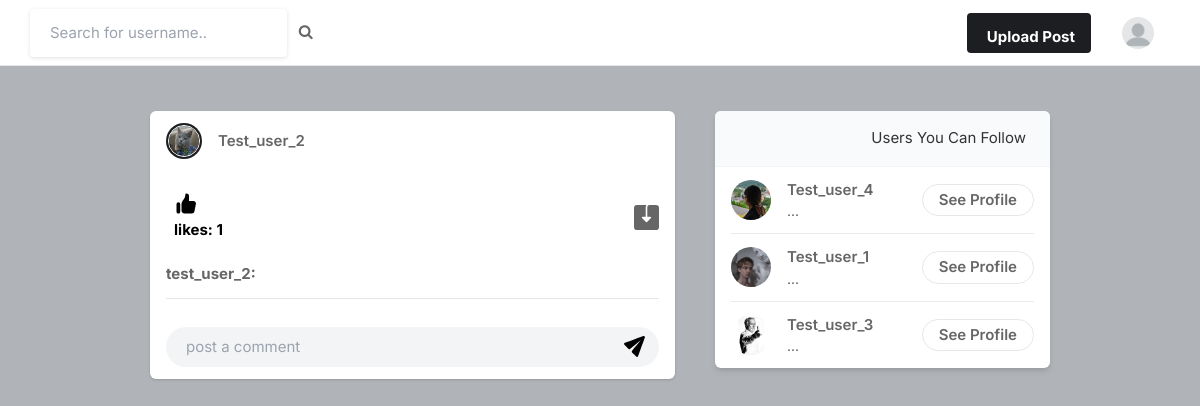
Page / (signed in) on the committed database.
### core/models.py (models this page shows, shortened)
class Profile(models.Model):
    firstname = models.CharField(max_length= 64, blank= True)
    lastname = models.CharField(max_length= 64, blank= True)
    user = models.ForeignKey(User, on_delete= models.CASCADE)
    id_user = models.IntegerField()
    bio = models.TextField(max_length= 25, blank=True)
    profileimg = models.ImageField(upload_to= 'profile_image', default='blank-profile-picture.png')
    location = models.CharField(max_length= 100, blank= True)
    def get_username(self):
        return self.user.username
    def get_short_bio(self):
        return self.bio[:10] + ' ...'
    def __str__(self):
        return self.user.username

class Post(models.Model):
    id = models.UUIDField(primary_key=True, default=uuid.uuid4())
    user = models.ForeignKey(User, on_delete=models.CASCADE)
    owner_profile = models.ForeignKey(Profile, on_delete=models.CASCADE)
    no_of_likes = models.IntegerField(default=0)
    created_at = models.DateTimeField(auto_now_add=True)
    file = models.FileField(upload_to='post')
    caption = models.TextField()

### core/views.py (the view)
# urls.py: path('', index, name='index'),
@login_required(login_url= '/signin')
def index(request):
    profile = Profile.objects.get(user=request.user)
    followings = Follower.objects.filter(follower=request.user.username)
    posts = []
    for following in followings:
        user_obj = User.objects.get(username=following.user)
        posts.append(list(Post.objects.filter(user=user_obj)))
    posts = list(chain(*posts))
    all_users = User.objects.all().exclude(username = request.user.username)
    suggestions = []
    for user in all_users:
        username = user.username
        follower_filter = Follower.objects.filter(follower= request.user.username , user= username)
        if not follower_filter.exists():
            suggested_user_profile = Profile.objects.filter(user=user).first()
            suggestions.append(suggested_user_profile)
    random.shuffle(suggestions)
    context = {
        'profile' : profile,
        'posts' : posts,
        'suggestions' : suggestions[:5]
    }
    print(f'''\n\n\n{suggestions}\n\n\n''')
    return render(request, 'index.html', context=context)

### templates/index.html (shortened to what this page needs)
{% load static %}
<!DOCTYPE html>
<html lang="en">
<head>
    <link rel="stylesheet" href="{% static 'assets/css/icons.css' %}">
    <link rel="stylesheet" href="{% static 'assets/css/uikit.css' %}">
    <link rel="stylesheet" href="{% static 'assets/css/style.css' %}">
    <link rel="stylesheet" href="{% static 'assets/css/tailwind.css' %}">
    <link rel="stylesheet" href="https://cdnjs.cloudflare.com/ajax/libs/font-awesome/4.7.0/css/font-awesome.min.css">
</head>
<body>
            <header>
                <div class="header_inner">
                    <form method="GET" action="{% url 'search' %}">
                    <div class="left-side">
                            <input type="text" name="username" placeholder="Search for username..">&nbsp; &nbsp;
                            <button type="submit"><i class="fa fa-search fa-1x"></i></button>
                    </div>
                    </form>
                    <div class="right-side lg:pr-4">
                        <a href="#"
                            class="bg-pink-500 flex font-bold hidden hover:bg-pink-600 hover:text-white inline-block items-center lg:block max-h-10 mr-4 px-4 py-2 rounded shado text-white">
                              Upload Post
                        </a>
                        <a href="{{ profile.profileimg.url }}">
                            <img src="{{ profile.profileimg.url }}" class="header-avatar" alt="">
                        </a>
                    </div>
                </div>
            </header>
            <div class="container m-auto">
                <div class="lg:flex justify-center lg:space-x-10 lg:space-y-0 space-y-5">
                    <div class="space-y-5 flex-shrink-0 lg:w-7/12">
                        {% for post in posts reversed %}
                        <div id="{{ post.id }}" class="bg-white shadow rounded-md  -mx-2 lg:mx-0">
                            <div class="flex justify-between items-center px-4 py-3">
                                <div class="flex flex-1 items-center space-x-4">
                                    <a href="/profile/{{ post.user }}">
                                        <div class="bg-gradient-to-tr from-yellow-600 to-pink-600 p-0.5 rounded-full">
                                            <img src="{{ post.owner_profile.profileimg.url }}" class="bg-gray-200 border border-white rounded-full w-8 h-8">
                                        </div>
                                    </a>
                                    <span class="block capitalize font-semibold "> {{ post.user }} </span>
                                </div>
                              <div>
                                <a> <i class="icon-feather-more-horizontal text-2xl hover:bg-gray-200 rounded-full p-2 transition -mr-1 "></i> </a>
                              </div>
                            </div>
                            <div class="py-3 px-4 space-y-3">
                                <div class="flex space-x-4 lg:font-bold">
                                    <a href="/like?post_id={{post.id}}" class="flex items-center space-x-2">
                                        <div class="p-2 rounded-full text-black">
                                            <p>likes: {{ post.no_of_likes }}</p>
                                        </div>
                                    </a>
                                    <a href="{{post.file.url}}" class="flex items-center space-x-2 flex-1 justify-end" download="">
                                    </a>
                                </div>
                                <div>
                                    <a href="/profile/{{ user.username }}"><strong>{{post.user}}: </strong></a>{{post.caption}}
                                </div>
                                <div class="border-t pt-4 space-y-4 ">
                                </div>
                                <div class="bg-gray-100 bg-gray-100 rounded-full rounded-md relative ">
                                    <input type="text" placeholder="post a comment" class="bg-transparent max-h-10 shadow-none">
                                    <div class="absolute bottom-0 flex h-full items-center right-0 right-3 text-xl space-x-2">
                                        <a href="#"> <i>
                                        </i></a>
                                    </div>
                                </div>
                            </div>
                        </div>
                        {% endfor %}
                    </div>
                    <div class="lg:w-5/12">
                        <div class="bg-white  shadow-md rounded-md overflow-hidden">
                            <div class="bg-gray-50  border-b border-gray-100 flex items-baseline justify-between py-4 px-6 ">
                                <h2 class="font-semibold text-lg"><h1>Users You Can Follow</h2>
                            </div>
                            <div class="divide-gray-300 divide-gray-50 divide-opacity-50 divide-y px-4 ">
                                {% for suggestion in suggestions %}
                                <div class="flex items-center justify-between py-3">
                                    <div class="flex flex-1 items-center space-x-4">
                                        <a href="/profile/{{ suggestion.get_username }}">
                                            <img src="{{ suggestion.profileimg.url }}" class="bg-gray-200 rounded-full w-10 h-10">
                                        </a>
                                        <div class="flex flex-col">
                                            <span class="block capitalize font-semibold"> {{ suggestion.get_username }} </span>
                                            <span class="block capitalize text-sm">{{ suggestion.get_short_bio }} </span>
                                        </div>
                                    </div>
                                    <a href="/profile/{{ suggestion.get_username }}" class="border border-gray-200 font-semibold px-4 py-1 rounded-full hover:bg-pink-600 hover:text-white hover:border-pink-600 "> See Profile </a>
                                </div>
                                {% endfor %}
                            </div>
                        </div>
                    </div>
                </div>
            </div>
</body>
</html>

### static/assets/css/style.css (style rules this page uses)
body { background-color: #B0B3B8!important; }
button { vertical-align: middle; }
input { height: 48px; line-height: 48px; padding: 0 20px; outline: none; font-size: 15px; color: #808080; max-width: 100%; width: 100%; -webkit-box-sizing: border-box; box-sizing: border-box; display: block; font-weight: 400; opacity: 1; border-radius: 4px; border: none; -webkit-box-shadow: 0 1px 4px 0px rgba(0, 0, 0, 0.12); box-shadow: 0 1px 4px 0px rgba(0, 0, 0, 0.12); }
input[type="text"], input[type="password"], input[type="email"], input[type="number"] { height: 48px; line-height: 48px; padding: 0 20px; outline: none; font-size: 15px; color: #808080; max-width: 100%; width: 100%; -webkit-box-sizing: border-box; box-sizing: border-box; display: block; font-weight: 400; opacity: 1; border-radius: 4px; border: none; -webkit-box-shadow: 0 1px 4px 0px rgba(0, 0, 0, 0.12); box-shadow: 0 1px 4px 0px rgba(0, 0, 0, 0.12); }
input { -webkit-transition: all 0.1s ease-in-out; transition: all 0.1s ease-in-out; }
::placeholder { color: #808080; opacity: 1; }
button { border: none; margin: 0; padding: 0; width: auto; overflow: visible; background: transparent; color: inherit; font: inherit; line-height: normal; cursor: pointer; }
a { color: #be185d; -webkit-transition: 0.3s; transition: 0.3s; outline: none !important; }
button { outline: none !important; }
img { max-width: 100%; }
body { color: #666; font-size: 15px; line-height: 27px; background-color: #f0f2f5; font-family: "Inter", sans-serif; text-transform: none; }
body p { font-size: 15px; line-height: 27px; }
h1, h2, h3, h4, h5, h6 { font-family: "Inter", sans-serif; text-transform: none; }
input[type="text"], input[type="password"], input[type="email"] { font-family: "Inter", sans-serif; text-transform: none; }
button, body .pac-container { font-family: "Inter", sans-serif; text-transform: none; }
h1, h2, h3, h4, h5, h6 { color: #333; font-weight: 500; margin: 0; padding: 0; }
h1 { font-size: 32px; }
h2 { font-size: 26px; }
b, strong { font-weight: 700 !important; }
@media (min-width: 1024px) { .container { max-width: 900px !important; padding-top: 45px; } }
header { background-color: #fff; left: 0; right: 0; top: 0; z-index: 99; height: 66px; display: -webkit-box; display: -ms-flexbox; display: flex; -webkit-box-align: center; -ms-flex-align: center; align-items: center; border-bottom: 1px solid #e5e7eb; }
header .header_inner { display: -webkit-box; display: -ms-flexbox; display: flex; -webkit-box-align: center; -ms-flex-align: center; align-items: center; max-width: 1090px; margin: auto; width: 100%; max-width: 100% !important; padding: 0 30px; }
header .header_inner .left-side { display: -webkit-box; display: -ms-flexbox; display: flex; -webkit-box-align: center; -ms-flex-align: center; align-items: center; }
header .header_inner .right-side { display: -webkit-box; display: -ms-flexbox; display: flex; -webkit-box-align: center; -ms-flex-align: center; align-items: center; -webkit-box-pack: end; -ms-flex-pack: end; justify-content: flex-end; margin-left: auto; }
header .header_inner .right-side .header-avatar { width: 32px; height: 32px; border-radius: 100%; margin-left: 15px; }
.shadow-none { -webkit-box-shadow: none !important; box-shadow: none !important; }

### rows in the picture
Profile: profileimg (placeholder picture)
Post: owner_profile.profileimg (picture), user "Test_user_2", no_of_likes "1", user "test_user_2"
Profile: profileimg (picture), get_username "Test_user_4", get_short_bio "..."
Profile: profileimg (picture), get_username "Test_user_1", get_short_bio "..."
Profile: profileimg (picture), get_username "Test_user_3", get_short_bio "..."
